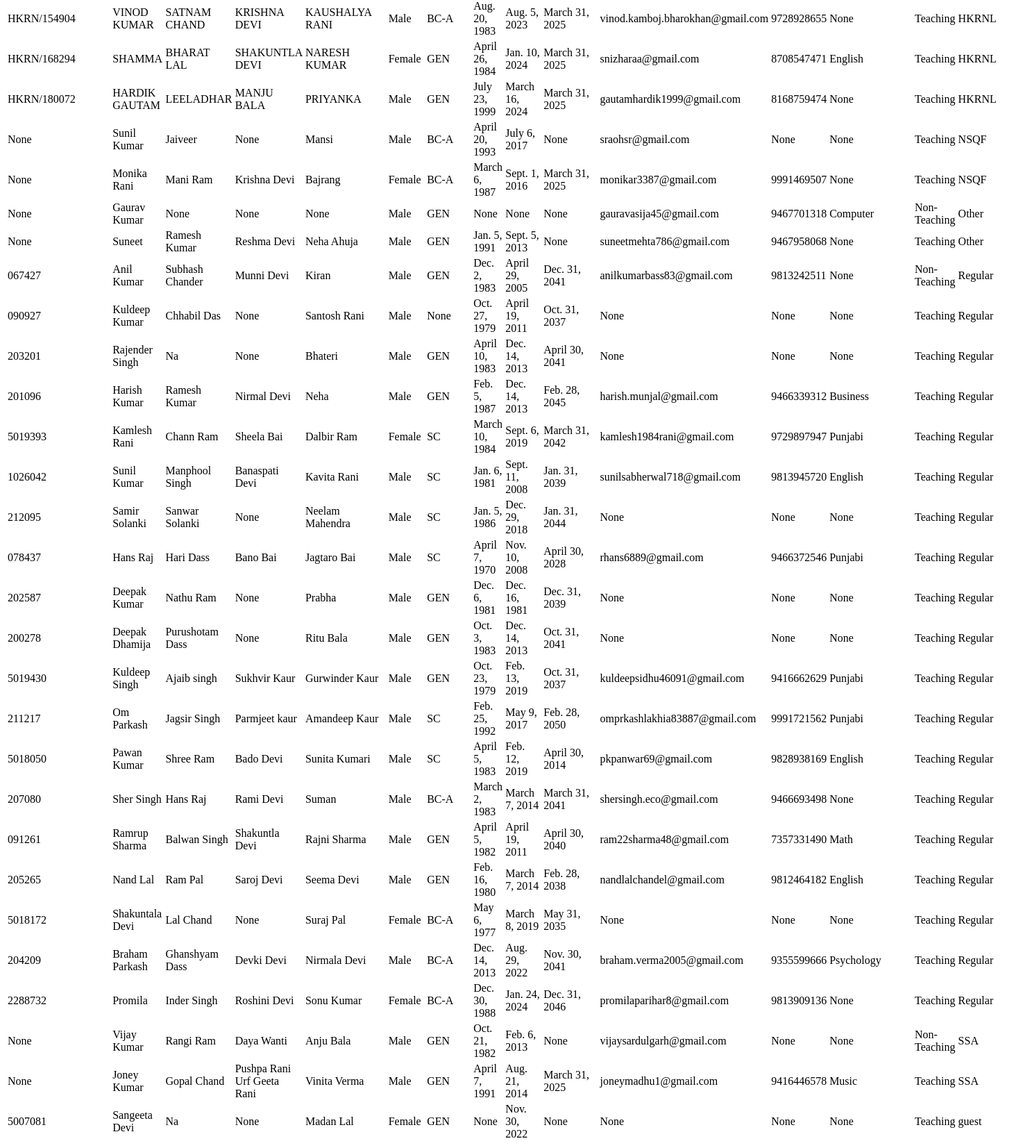
Before: /staff_members (lower part) with the older database file.
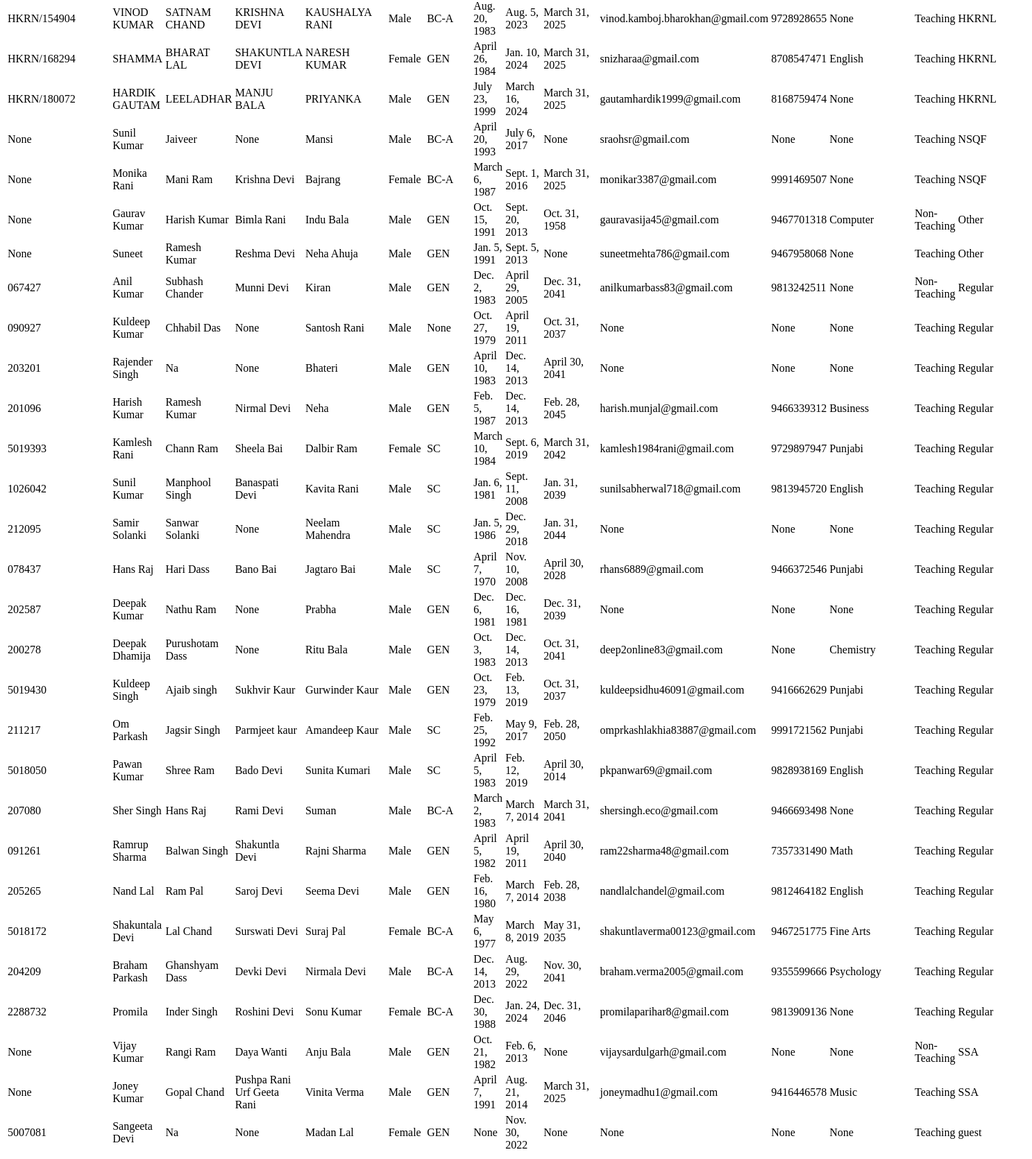
After: the same page with the newer database file.
### cms/models.py (models this page shows, shortened)
class Staff(models.Model):
  employee_id = models.CharField(max_length=20, unique=True,blank=True, null=True)
  name = models.CharField(max_length=50)
  father_name = models.CharField(max_length=50, null=True,blank=True)
  mother_name = models.CharField(max_length=50,null=True, blank=True)
  spouse_name = models.CharField(max_length=50, null=True,blank=True)
  GENDER_CHOICES = (
        ('Male', 'Male'),
        ('Female', 'Female'),
        ('Other', 'Other'),
    )
  gender = models.CharField(max_length=6, choices=GENDER_CHOICES,blank=True, null=True)
  aadhar_number = models.CharField(max_length=12, unique=True,null=True, blank=True)
  designation = models.CharField(max_length=40,null=True, blank=True)
  CATEGORY_CHOICES = (
    ('GEN', 'General'),
    ('SC', 'SC'),
    ('BC-A', 'BC-A'),
    ('BC-B', 'BC-B'),
    ('EWS', 'EWS'),
    ('OTHER', 'OTHER'),
    )
  category = models.CharField(max_length=50, choices=CATEGORY_CHOICES, null=True,blank=True)
  date_of_birth = models.DateField(null=True, blank=True)
  joining_date = models.DateField(null=True, blank=True)
  current_joining_date = models.DateField(null=True, blank=True)
  retirement_date = models.DateField(null=True, blank=True)
  qualification = models.CharField(max_length=255, null=True, blank=True)
  subject = models.ForeignKey(Subject, on_delete=models.PROTECT, related_name='Staff',null=True, blank=True)
  email = models.EmailField(unique=True, blank=True,null=True)
  mobile_number = models.CharField(max_length=15, null=True,blank=True)
  teaching_subject_1 = models.ForeignKey(Subject, on_delete=models.SET_NULL, related_name='teachers_1', null=True, blank=True)
  teaching_subject_2 = models.ForeignKey(Subject, on_delete=models.SET_NULL, related_name='teachers_2', null=True, blank=True)
  profile_picture = models.ImageField(upload_to='staff_profile/', null=True,blank=True)
  STAFF_ROLE_CHOICES = [
    ('Teaching', 'Teaching'),
    ('Non-Teaching', 'Non-Teaching'),
]
  staff_role = models.CharField(max_length=20, choices=STAFF_ROLE_CHOICES, blank=True, null=True)
  EMPLOYMENT_TYPE_CHOICES = [
    ('Regular', 'Regular'),
    ('SSA', 'SSA'),
    ('Guest', 'Guest'),
    ('HKRNL', 'HKRNL'),
    ('NSQF', 'NSQF'),
    ('MDMWorker', 'MDM Worker'),
    ('Other', 'Other'),
]
  employment_type = models.CharField(max_length=20, choices=EMPLOYMENT_TYPE_CHOICES, blank=True, null=True)
  bio = models.TextField(blank=True)
  class Meta:
    verbose_name_plural = 'Staff'
    ordering = ['employment_type','staff_role']

class Subject(models.Model):
    NONE = 'None'
    HINDI = 'Hindi'
    ENGLISH = 'English'
    SOCIAL_STUDIES = 'Social Studies'
    SCIENCE = 'Science'
    MATH = 'Math'
    PUNJABI = 'Punjabi'
    COMPUTER = 'Computer'
    HOME_SCIENCE = 'Home Science'
    PHYSICS = 'Physics'
    CHEMISTRY = 'Chemistry'
    ACCOUNT = 'Account'
    BUSINESS = 'Business'
    POLITICAL_SCIENCE = 'Political Science'
    ECONOMICS = 'Economics'
    GEOGRAPHY = 'Geography'
    PSYCHOLOGY = 'Psychology'
    PHYSICAL_EDUCATION = 'Physical Education'
    MUSIC = 'Music'
    AUTOMOBILE = 'Automobile'
    BEAUTY_WELLNESS = 'Beauty & Wellness'
    BIOLOGY = 'Biology'
    SANSKRIT = 'Sanskrit'
    FINEARTS = 'Fine Arts'
    SUBJECT_CHOICES = [
        (NONE, 'None'),
        (HINDI, 'Hindi'),
        (ENGLISH, 'English'),
        (SOCIAL_STUDIES, 'Social Studies'),
        (SCIENCE, 'Science'),
        (MATH, 'Math'),
        (PUNJABI, 'Punjabi'),
        (COMPUTER, 'Computer'),
        (HOME_SCIENCE, 'Home Science'),
        (PHYSICS, 'Physics'),
        (CHEMISTRY, 'Chemistry'),
        (ACCOUNT, 'Account'),
        (BUSINESS, 'Business'),
        (POLITICAL_SCIENCE, 'Political Science'),
        (ECONOMICS, 'Economics'),
        (GEOGRAPHY, 'Geography'),
        (PSYCHOLOGY, 'Psychology'),
        (PHYSICAL_EDUCATION, 'Physical Education'),
        (MUSIC, 'Music'),
        (AUTOMOBILE, 'Automobile'),
        (BEAUTY_WELLNESS, 'Beauty & Wellness'),
        (BIOLOGY, 'Biology'),
        (SANSKRIT, 'Sanskrit'),
        (FINEARTS, 'Fine Arts'),
    ]
    name = models.CharField(max_length=100, choices=SUBJECT_CHOICES, unique=True)
    def __str__(self):
        return self.name

### cms/views.py (the view)
# urls.py: path('staff_members',views.staff,name='staff_members.html'),
def staff (request):
    staff_members=Staff.objects.all()
    return render(request,"staff_members.html",{'staff_members':staff_members})

### cms/templates/staff_members.html (shortened to what this page needs)
{% if staff_members %}
<table class="table table-bordered table-hover table-striped">
    <tbody class="striker">
        {% for staff_member in staff_members %}
        <tr>
            <td>{{ staff_member.employee_id }}</td>
            <td>{{ staff_member.school }}</td>
            <td>{{ staff_member.name }}</td>
            <td>{{ staff_member.father_name }}</td>
            <td>{{ staff_member.mother_name }}</td>
            <td>{{ staff_member.spouse_name }}</td>
            <td>{{ staff_member.gender }}</td>
            <td>{{ staff_member.category }}</td>
            <td>{{ staff_member.date_of_birth }}</td>
            <td>{{ staff_member.joining_date }}</td>
            <td>{{ staff_member.retirement_date }}</td>
            <td>{{ staff_member.email }}</td>
            <td>{{ staff_member.mobile_number }}</td>
            <td>{{ staff_member.subject }}</td>
            <td>{{ staff_member.profile_picture }}</td>
            <td>{{ staff_member.staff_role }}</td>
            <td>{{ staff_member.employment_type }}</td>
        </tr>
        {% endfor %}
    </tbody>
</table>
{% endif %}

Changed rows visible on the page:
changed Staff "Gaurav Kumar": father_name "None" → "Harish Kumar"; mother_name "None" → "Bimla Rani"; spouse_name "None" → "Indu Bala"; date_of_birth "None" → "Oct. 15, 1991"; joining_date "None" → "Sept. 20, 2013"; retirement_date "None" → "Oct. 31, 1958"
changed Staff "Deepak Dhamija": email "None" → "deep2online83@gmail.com"; subject "None" → "Chemistry"
changed Staff "Shakuntala Devi": mother_name "None" → "Surswati Devi"; email "None" → "shakuntlaverma00123@gmail.com"; mobile_number "None" → "9467251775"; subject "None" → "Fine Arts"
